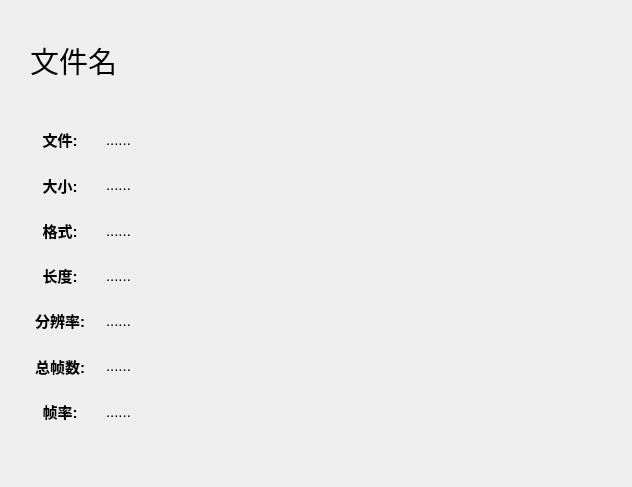
<?xml version="1.0" encoding="UTF-8"?>
<ui version="4.0">
 <class>videomessage</class>
 <widget class="QWidget" name="videomessage">
  <property name="geometry">
   <rect>
    <x>0</x>
    <y>0</y>
    <width>632</width>
    <height>487</height>
   </rect>
  </property>
  <property name="windowTitle">
   <string>Form</string>
  </property>
  <property name="windowIcon">
   <iconset resource="image.qrc">
    <normaloff>:/new/prefix1/src/message.png</normaloff>:/new/prefix1/src/message.png</iconset>
  </property>
  <widget class="QLabel" name="label_filename">
   <property name="geometry">
    <rect>
     <x>30</x>
     <y>20</y>
     <width>571</width>
     <height>81</height>
    </rect>
   </property>
   <property name="font">
    <font>
     <family>微软雅黑</family>
     <pointsize>22</pointsize>
     <weight>50</weight>
     <bold>false</bold>
    </font>
   </property>
   <property name="text">
    <string>文件名</string>
   </property>
   <property name="wordWrap">
    <bool>true</bool>
   </property>
  </widget>
  <widget class="QWidget" name="layoutWidget">
   <property name="geometry">
    <rect>
     <x>20</x>
     <y>120</y>
     <width>601</width>
     <height>311</height>
    </rect>
   </property>
   <layout class="QGridLayout" name="gridLayout">
    <item row="4" column="1">
     <widget class="QLabel" name="lb_fen">
      <property name="font">
       <font>
        <pointsize>11</pointsize>
        <weight>50</weight>
        <bold>false</bold>
       </font>
      </property>
      <property name="text">
       <string>......</string>
      </property>
      <property name="alignment">
       <set>Qt::AlignLeading|Qt::AlignLeft|Qt::AlignVCenter</set>
      </property>
      <property name="wordWrap">
       <bool>true</bool>
      </property>
     </widget>
    </item>
    <item row="3" column="0">
     <widget class="QLabel" name="label_length">
      <property name="maximumSize">
       <size>
        <width>80</width>
        <height>16777215</height>
       </size>
      </property>
      <property name="font">
       <font>
        <pointsize>11</pointsize>
        <weight>75</weight>
        <bold>true</bold>
       </font>
      </property>
      <property name="text">
       <string>长度:</string>
      </property>
      <property name="alignment">
       <set>Qt::AlignCenter</set>
      </property>
     </widget>
    </item>
    <item row="1" column="0">
     <widget class="QLabel" name="label_size">
      <property name="maximumSize">
       <size>
        <width>80</width>
        <height>16777215</height>
       </size>
      </property>
      <property name="font">
       <font>
        <pointsize>11</pointsize>
        <weight>75</weight>
        <bold>true</bold>
       </font>
      </property>
      <property name="text">
       <string>大小:</string>
      </property>
      <property name="alignment">
       <set>Qt::AlignCenter</set>
      </property>
     </widget>
    </item>
    <item row="4" column="0">
     <widget class="QLabel" name="label_fen">
      <property name="maximumSize">
       <size>
        <width>80</width>
        <height>16777215</height>
       </size>
      </property>
      <property name="font">
       <font>
        <pointsize>11</pointsize>
        <weight>75</weight>
        <bold>true</bold>
       </font>
      </property>
      <property name="text">
       <string>分辨率:</string>
      </property>
      <property name="alignment">
       <set>Qt::AlignCenter</set>
      </property>
     </widget>
    </item>
    <item row="2" column="0">
     <widget class="QLabel" name="label_format">
      <property name="maximumSize">
       <size>
        <width>80</width>
        <height>16777215</height>
       </size>
      </property>
      <property name="font">
       <font>
        <pointsize>11</pointsize>
        <weight>75</weight>
        <bold>true</bold>
       </font>
      </property>
      <property name="text">
       <string>格式:</string>
      </property>
      <property name="alignment">
       <set>Qt::AlignCenter</set>
      </property>
     </widget>
    </item>
    <item row="2" column="1">
     <widget class="QLabel" name="lb_format">
      <property name="font">
       <font>
        <pointsize>11</pointsize>
        <weight>50</weight>
        <bold>false</bold>
       </font>
      </property>
      <property name="text">
       <string>......</string>
      </property>
      <property name="alignment">
       <set>Qt::AlignLeading|Qt::AlignLeft|Qt::AlignVCenter</set>
      </property>
      <property name="wordWrap">
       <bool>true</bool>
      </property>
     </widget>
    </item>
    <item row="0" column="0">
     <widget class="QLabel" name="label_path">
      <property name="maximumSize">
       <size>
        <width>80</width>
        <height>16777215</height>
       </size>
      </property>
      <property name="font">
       <font>
        <pointsize>11</pointsize>
        <weight>75</weight>
        <bold>true</bold>
       </font>
      </property>
      <property name="text">
       <string>文件:</string>
      </property>
      <property name="alignment">
       <set>Qt::AlignCenter</set>
      </property>
     </widget>
    </item>
    <item row="5" column="1">
     <widget class="QLabel" name="lb_count">
      <property name="font">
       <font>
        <pointsize>11</pointsize>
        <weight>50</weight>
        <bold>false</bold>
       </font>
      </property>
      <property name="text">
       <string>......</string>
      </property>
      <property name="alignment">
       <set>Qt::AlignLeading|Qt::AlignLeft|Qt::AlignVCenter</set>
      </property>
      <property name="wordWrap">
       <bool>true</bool>
      </property>
     </widget>
    </item>
    <item row="6" column="0">
     <widget class="QLabel" name="label_rate">
      <property name="maximumSize">
       <size>
        <width>80</width>
        <height>16777215</height>
       </size>
      </property>
      <property name="font">
       <font>
        <pointsize>11</pointsize>
        <weight>75</weight>
        <bold>true</bold>
       </font>
      </property>
      <property name="text">
       <string>帧率:</string>
      </property>
      <property name="alignment">
       <set>Qt::AlignCenter</set>
      </property>
     </widget>
    </item>
    <item row="0" column="1">
     <widget class="QLabel" name="lb_name">
      <property name="font">
       <font>
        <pointsize>11</pointsize>
        <weight>50</weight>
        <bold>false</bold>
       </font>
      </property>
      <property name="text">
       <string>......</string>
      </property>
      <property name="alignment">
       <set>Qt::AlignLeading|Qt::AlignLeft|Qt::AlignVCenter</set>
      </property>
      <property name="wordWrap">
       <bool>true</bool>
      </property>
     </widget>
    </item>
    <item row="6" column="1">
     <widget class="QLabel" name="lb_rate">
      <property name="font">
       <font>
        <pointsize>11</pointsize>
        <weight>50</weight>
        <bold>false</bold>
       </font>
      </property>
      <property name="text">
       <string>......</string>
      </property>
      <property name="alignment">
       <set>Qt::AlignLeading|Qt::AlignLeft|Qt::AlignVCenter</set>
      </property>
      <property name="wordWrap">
       <bool>true</bool>
      </property>
     </widget>
    </item>
    <item row="3" column="1">
     <widget class="QLabel" name="lb_length">
      <property name="font">
       <font>
        <pointsize>11</pointsize>
        <weight>50</weight>
        <bold>false</bold>
       </font>
      </property>
      <property name="text">
       <string>......</string>
      </property>
      <property name="alignment">
       <set>Qt::AlignLeading|Qt::AlignLeft|Qt::AlignVCenter</set>
      </property>
      <property name="wordWrap">
       <bool>true</bool>
      </property>
     </widget>
    </item>
    <item row="5" column="0">
     <widget class="QLabel" name="label_count">
      <property name="maximumSize">
       <size>
        <width>80</width>
        <height>16777215</height>
       </size>
      </property>
      <property name="font">
       <font>
        <pointsize>11</pointsize>
        <weight>75</weight>
        <bold>true</bold>
       </font>
      </property>
      <property name="text">
       <string>总帧数:</string>
      </property>
      <property name="alignment">
       <set>Qt::AlignCenter</set>
      </property>
     </widget>
    </item>
    <item row="1" column="1">
     <widget class="QLabel" name="lb_size">
      <property name="font">
       <font>
        <pointsize>11</pointsize>
        <weight>50</weight>
        <bold>false</bold>
       </font>
      </property>
      <property name="text">
       <string>......</string>
      </property>
      <property name="alignment">
       <set>Qt::AlignLeading|Qt::AlignLeft|Qt::AlignVCenter</set>
      </property>
      <property name="wordWrap">
       <bool>true</bool>
      </property>
     </widget>
    </item>
   </layout>
  </widget>
 </widget>
 <resources>
  <include location="image.qrc"/>
 </resources>
 <connections/>
</ui>
